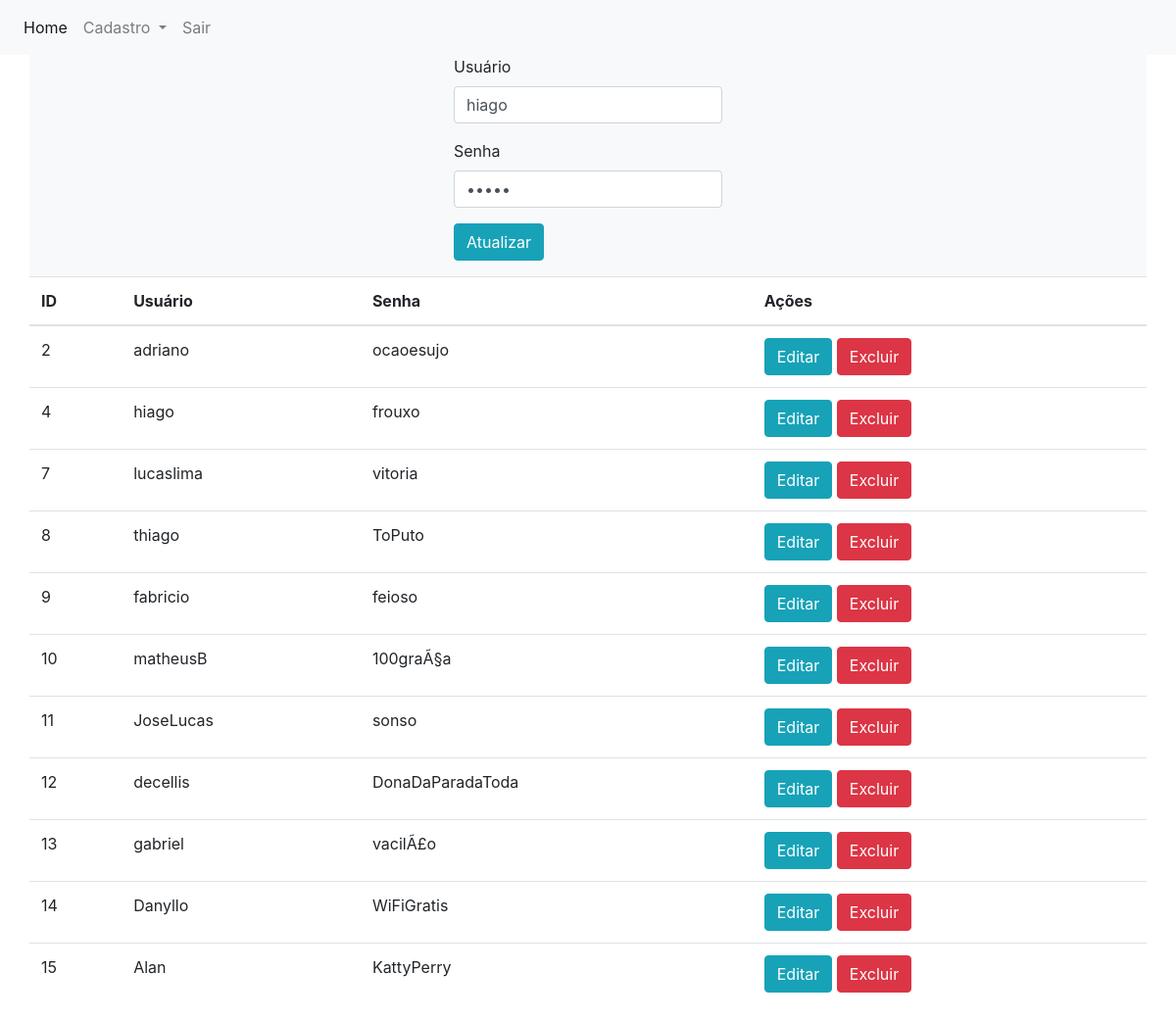
The page /crud/controller/usuario/usuario.php?editar=4 on the database its author committed.
### tables this page shows
CREATE TABLE IF NOT EXISTS `usuario` (
  `id` int(11) NOT NULL AUTO_INCREMENT,
  `usuario` varchar(100) NOT NULL,
  `senha` varchar(100) NOT NULL,
  PRIMARY KEY (`id`)
);

### crud/controller/usuario/usuarioDAO.php (called while the page is built, shortened)
<?php
require_once('../banco/conexao.php');
if (isset($_GET['editar'])){
    $id = $_GET['editar'];
    $resultado = $conexao->query("SELECT * FROM usuario WHERE id=$id") or die ($conexao->error);
    if(count($resultado)== 1){
        $row = $resultado-> fetch_array();
        $usuario = $row['usuario'];
        $id = $row['id'];
    }
}
?>

### crud/controller/usuario/usuario.php (the view, shortened to what this page needs)
<!DOCTYPE html>
<html>
<head>
   <?php
   require_once '../../view/head.php';
   ?>
</head>
<body>
   <?php
   require_once '../../view/nav.php';
   require_once 'usuarioDAO.php';
   ?>
   <div class="container">
       <div class="row justify-content-center bg-light">
           <form action="usuarioDAO.php" method="POST">
               <div class="form-group">
                   <label>Usuário</label>
                   <input type="text" class="form-control" value="<?php echo $usuario ?>" name="usuario" id="usuario">
               </div>
               <div class="form-group">
                   <label>Senha</label>
                   <input type="password" class="form-control" value="<?php echo $usuario ?>" name="senha" id="senha">
               </div>
               <div class="form-group">
        <?php if($id != 0) :?>
            <button type="submit" class="btn btn-info" name="atualizar">Atualizar</button>
<?php else: ?>
             <button type="submit" class="btn btn-primary" name="salvar">Salvar</button>
<?php endif; ?>
               </div>
           </form>
       </div>
       <?php
       require_once('../banco/conexao.php');
       $resultado = $conexao->query("SELECT * FROM usuario") or die(mysqli_error($conexao));
       ?>
       <div class="row justify-content-center">
           <table class="table">
               <thead>
                   <tr>
                       <th>ID</th>
                       <th>Usuário</th>
                       <th>Senha</th>
                       <th colspan="2">Ações</th>
                   </tr>
               </thead>
               <?php
               while ($row = $resultado->fetch_assoc()) : ?>
                   <tr>
                       <td><?php echo $row['id']; ?></td>
                       <td><?php echo $row['usuario']; ?></td>
                       <td><?php echo $row['senha']; ?></td>
                       <td>
                           <a href="usuario.php?editar=<?php echo $row['id']; ?>" class="btn btn-info">Editar</a>
                           <a href="usuarioDAO.php?excluir=<?php echo $row['id']; ?> " class="btn btn-danger">Excluir</a>
                       </td>
                   </tr>
               <?php endwhile; ?>
           </table>
       </div>
   </div>
</body>
</html>

### rows shown on the page
usuario: usuario "hiago", id "4", senha "frouxo"
usuario: id "2", usuario "adriano", senha "ocaoesujo"
usuario: id "7", usuario "lucaslima", senha "vitoria"
usuario: id "8", usuario "thiago", senha "ToPuto"
usuario: id "9", usuario "fabricio", senha "feioso"
usuario: id "10", usuario "matheusB", senha "100graÃ§a"
usuario: id "11", usuario "JoseLucas", senha "sonso"
usuario: id "12", usuario "decellis", senha "DonaDaParadaToda"
usuario: id "13", usuario "gabriel", senha "vacilÃ£o"
usuario: id "14", usuario "Danyllo", senha "WiFiGratis"
usuario: id "15", usuario "Alan", senha "KattyPerry"
